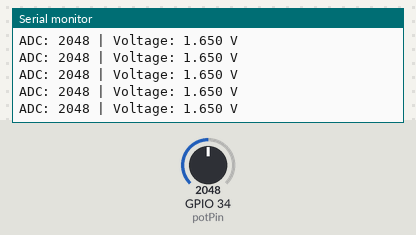
A sketch run on a simulated ESP32. Parts: the last lines printed to the serial monitor. Inputs (shaded band) come from the test bench; at power-on: GPIO 34 (potPin) = 2048.

Above: at 1.2 s.
1.3 s: GPIO 34 (potPin) set to 2866
At 1.31 s:
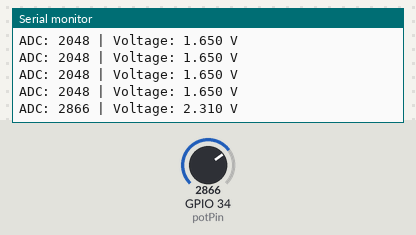
2.8 s: GPIO 34 (potPin) set to 3603
At 2.81 s:
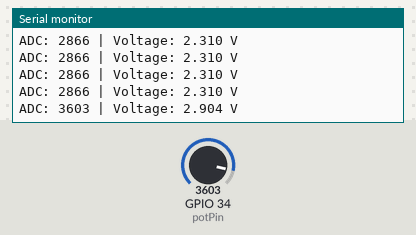
Timing chart, 0 to 5.8 s (numbered marks = the images above; inputs shaded):
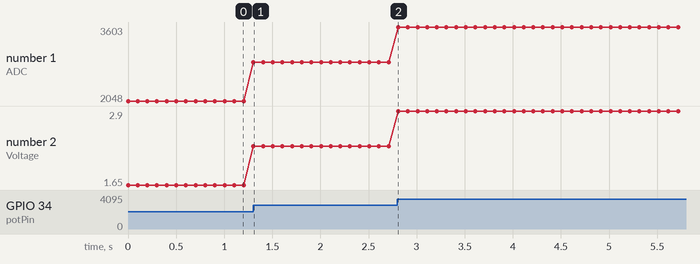

Measured:
- after the input at 1.3 s, the serial monitor: prints a new line at once (image 1)
- after the input at 2.8 s, the serial monitor: prints a new line at once (image 2)
- plotted number 1: 2048 → 2866 after the input at 1.3 s, 2866 → 3603 after the input at 2.8 s
- plotted number 2: 1.65 → 2.31 after the input at 1.3 s, 2.31 → 2.9 after the input at 2.8 s

The sketch:

task_a.ino
```cpp
#include <Arduino.h>

const int potPin = 34;  // GPIO34 (ADC1_CH6)
const float Vref = 3.3; // ESP32 ADC reference voltage

void setup() {
  Serial.begin(115200);  // Start serial communication
}

void loop() {
  int val = analogRead(potPin);           // Read ADC value (0–4095)
  float voltage = val * Vref / 4095.0;    // Convert to actual voltage
  Serial.print("ADC: ");
  Serial.print(val);
  Serial.print(" | Voltage: ");
  Serial.print(voltage, 3);               // Print with 3 decimal places
  Serial.println(" V");
  delay(100);
}
```
